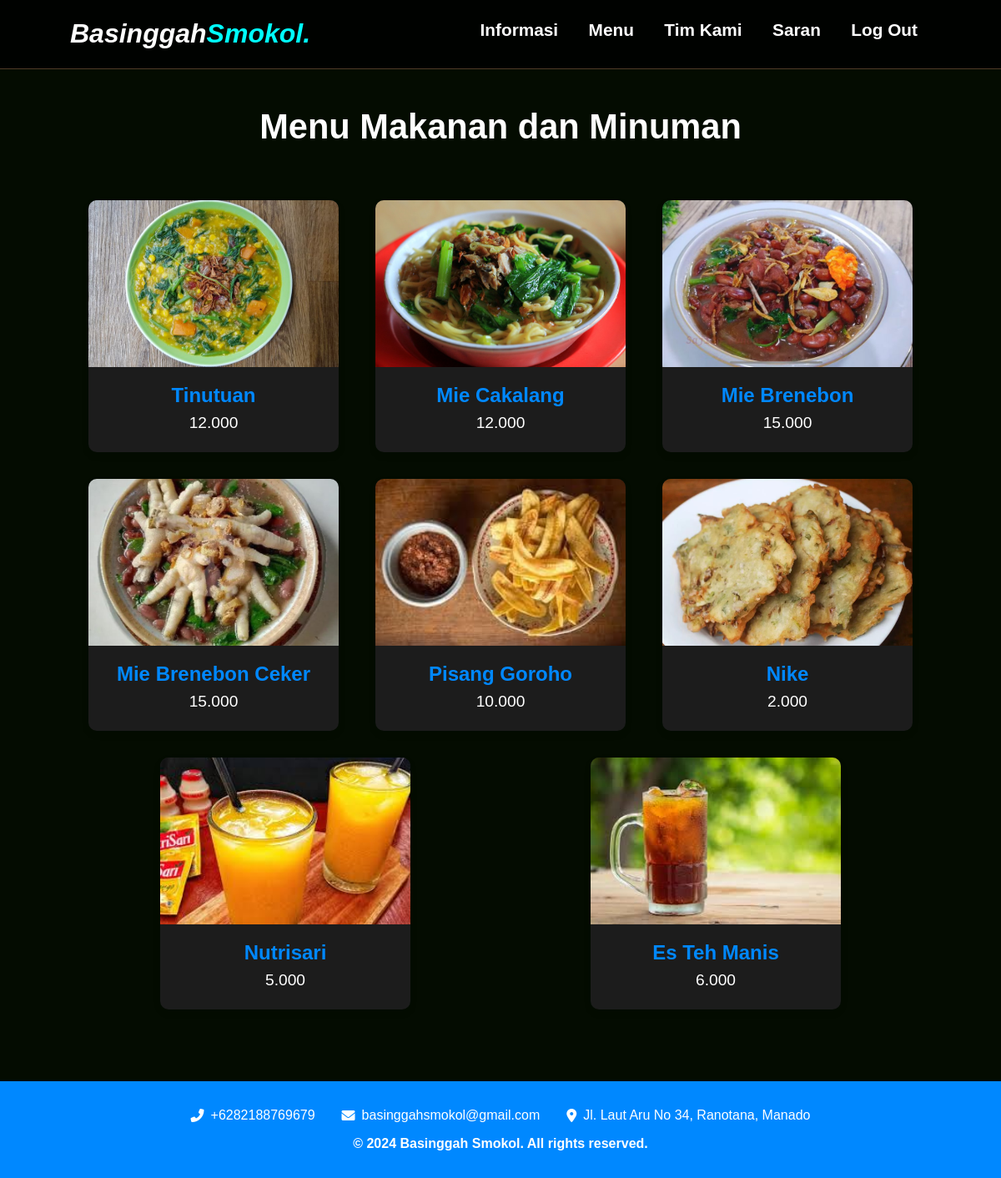
Page /menu.php on the committed database.
### tables this page shows
CREATE TABLE `menu` (
  `id` int(11) NOT NULL,
  `name` varchar(255) NOT NULL,
  `price` varchar(255) NOT NULL,
  `image` varchar(255) NOT NULL
);

### menu.php (the view, shortened to what this page needs)
<?php
include 'koneksi.php';
$menus = $conn->query("SELECT * FROM menu");
?>
<!DOCTYPE html>
<html lang="id">
<head>
    <link rel="stylesheet" href="css/menu.css">
    <link rel="stylesheet" href="https://cdnjs.cloudflare.com/ajax/libs/font-awesome/6.0.0-beta3/css/all.min.css">
</head>
<body>
    <header class="navbar">
        <div class="navbar-logo">Basinggah<span>Smokol.</span></div>
        <nav class="navbar-nav">
            <a href="index.php">Informasi</a>
            <a href="menu.php">Menu</a>
            <a href="tim.php">Tim Kami</a>
            <a href="saran.php">Saran</a>
            <a href="logout.php">Log Out</a>
        </nav>
    </header>
    <main class="menu">
        <section>
            <h2>Menu Makanan dan Minuman</h2>
            <div class="row">
                <?php while ($row = $menus->fetch_assoc()): ?>
                <div class="menu-card">
                    <img src="img/<?php echo $row['image']; ?>" alt="<?php echo $row['name']; ?>">
                    <h3 class="menu-card-title"><?php echo $row['name']; ?></h3>
                    <p><?php echo $row['price']; ?></p>
                </div>
                <?php endwhile; ?>
            </div>
        </section>
    </main>
    <footer>
    <div class="footer-contact">
        <div class="contact-item">
            <i class="fas fa-phone-alt"></i>
            <a href="tel:+6282188769679"><span>+6282188769679</span></a>
        </div>
        <div class="contact-item">
            <i class="fas fa-envelope"></i>
            <a href="mailto:basinggahsmokol@gmail.com"><span>basinggahsmokol@gmail.com</span></a>
        </div>
        <div class="contact-item">
            <i class="fas fa-map-marker-alt"></i>
            <a href="https://www.google.com/maps/search/?api=1&query=Jl.+Laut+Aru+No+34,+Ranotana,+Manado" target="_blank">
                <span>Jl. Laut Aru No 34, Ranotana, Manado</span>
            </a>
        </div>
    </div>
    <p>&copy; 2024 Basinggah Smokol. All rights reserved.</p>
</footer>
</body>
</html>
</body>
</html>

### css/menu.css (style rules this page uses)
:root { --primary: rgb(0, 136, 255); --bg: #040c01; }
* { margin: 0; padding: 0; box-sizing: border-box; outline: none; border: none; text-decoration: none; }
html { scroll-behavior: smooth; }
body { font-family: "Poppins", sans-serif; background-color: var(--bg); color: #fff; }
.navbar { display: flex; justify-content: space-between; align-items: center; padding: 1.4rem 7%; background-color: rgba(1, 1, 1, 0.8); border-bottom: 1px solid #513c28; position: fixed; top: 0; left: 0; right: 0; z-index: 9999; }
.navbar .navbar-logo { font-size: 2rem; font-weight: 700; color: #fff; font-style: italic; }
.navbar .navbar-logo span { color: aqua; }
.navbar .navbar-nav a { color: white; display: inline-block; font-size: 1.3rem; margin: 0 1rem; font-weight:bold; }
.navbar .navbar-nav a::after { content: ""; display: block; padding-bottom: 0.5rem; border-bottom: 0.1rem solid var(--primary); transform: scaleX(0); transition: 0.2s linear; }
.menu { padding: 8rem 7% 1.4rem; }
.menu h2 { text-align: center; font-size: 2.6rem; margin-bottom: 3rem; }
.row { display: flex; flex-wrap: wrap; justify-content: space-around; }
.menu-card { background-color: #1c1c1c; border-radius: 10px; box-shadow: 0 4px 8px rgba(0, 0, 0, 0.1); overflow: hidden; margin: 1rem; width: 300px; text-align: center; animation: scaleAnimation 3s infinite ease-in-out, outlineAnimation 3s infinite ease-in-out; }
.menu-card img { width: 100%; height: 200px; object-fit: cover; }
.menu-card-title { font-size: 1.5rem; margin: 1rem 0 0.5rem; color: var(--primary); }
.menu-card p { font-size: 1.2rem; margin-bottom: 1.5rem; }
.footer-contact { display: flex; justify-content: center; align-items: center; padding: 1rem 0; background-color: var(--primary); }
.contact-item { display: flex; align-items: center; margin: 0 1rem; color: #fff; font-size: 1rem; font-weight: bold; }
.contact-item i { margin-right: 0.5rem; }
footer { background-color: var(--primary); margin-top: 3rem; text-align: center; padding: 1rem 0 2rem; }
footer p { color: #fff; font-size: 1rem; font-weight: bold; }
.footer-contact a { color: inherit; text-decoration: none; font-weight: normal; }

### rows in the picture
menu: image (picture), name "Tinutuan", price "12.000"
menu: image (picture), name "Mie Cakalang", price "12.000"
menu: image (picture), name "Mie Brenebon", price "15.000"
menu: image (picture), name "Mie Brenebon Ceker", price "15.000"
menu: image (picture), name "Pisang Goroho", price "10.000"
menu: image (picture), name "Nike", price "2.000"
menu: image (picture), name "Nutrisari", price "5.000"
menu: image (picture), name "Es Teh Manis", price "6.000"
